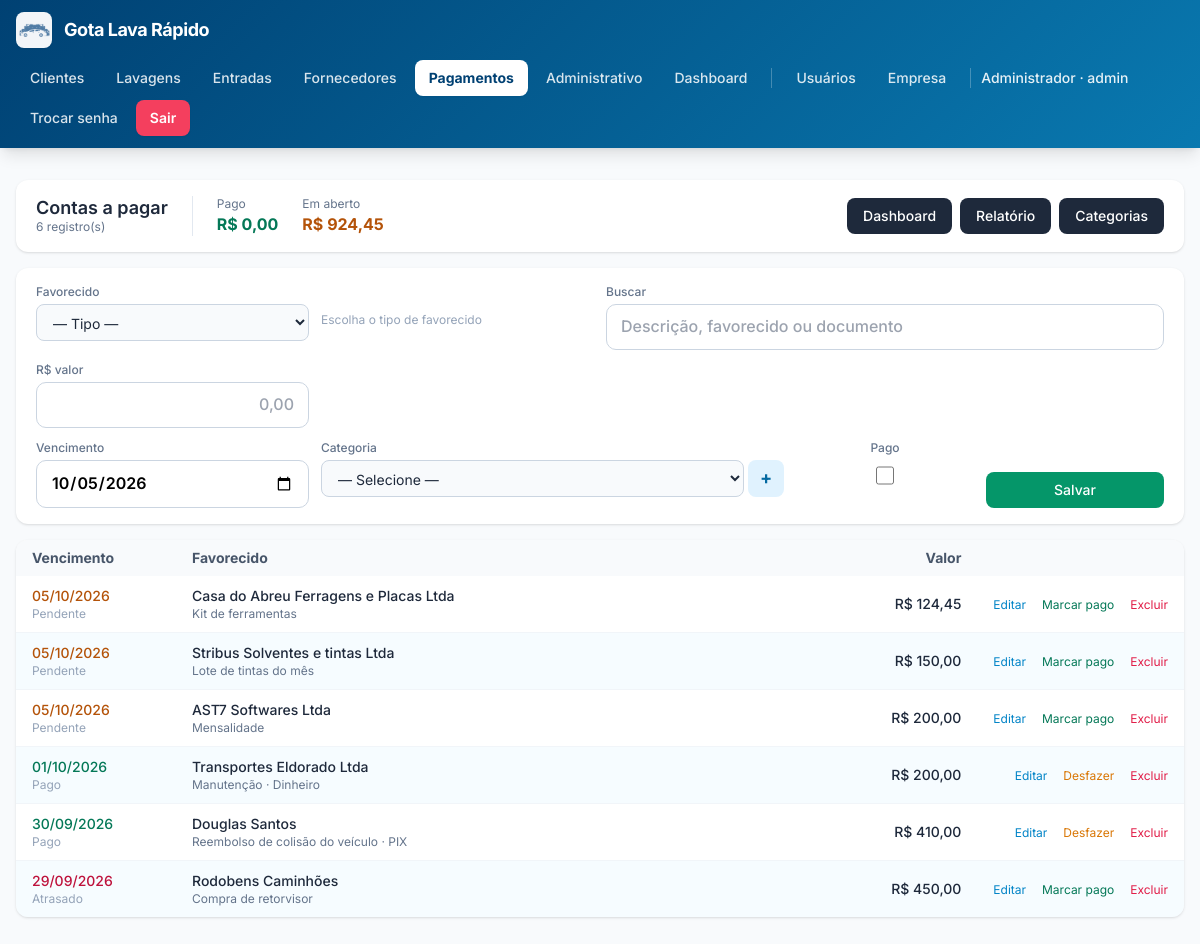
/pagamentos.php (signed in), run on an earlier commit of the app's database.
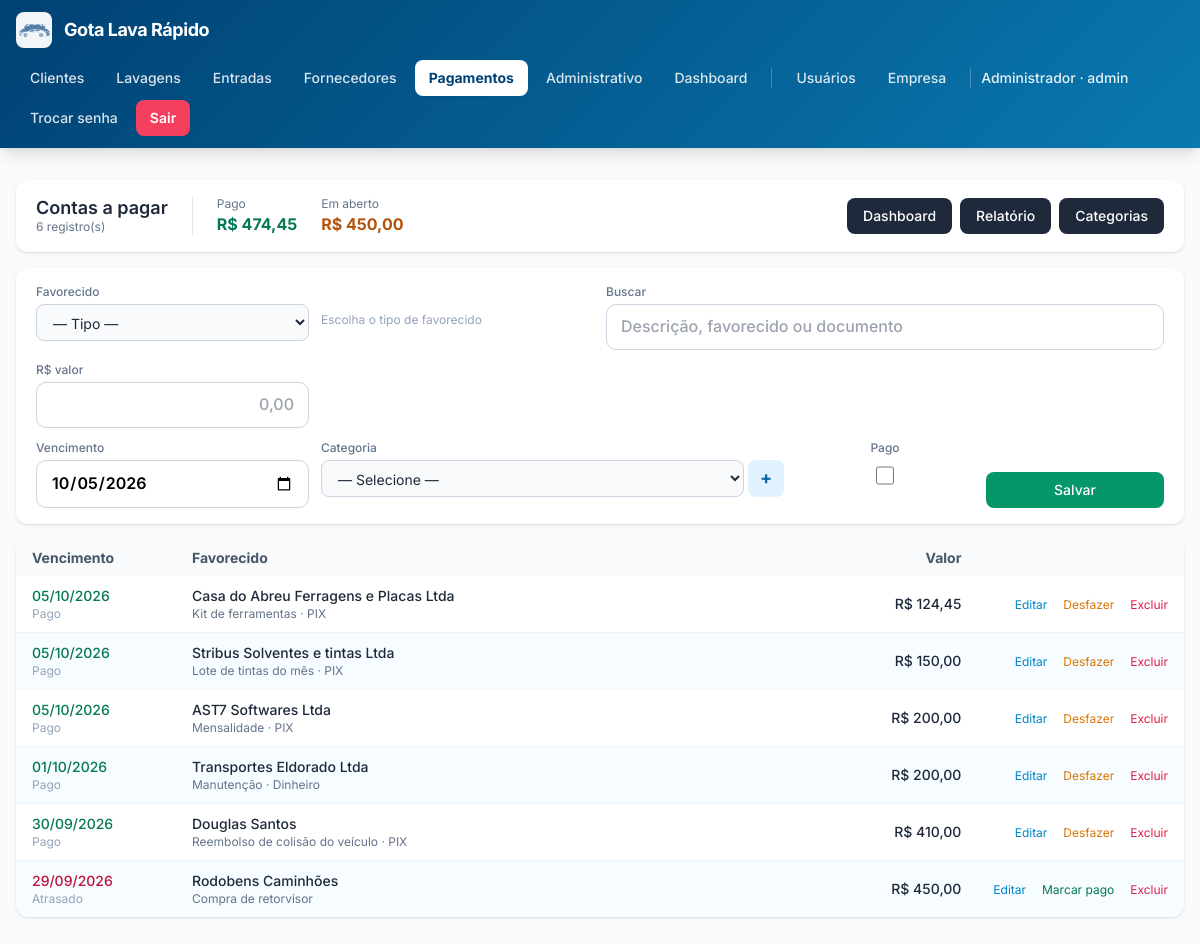
And on a later commit of the database.
### tables this page shows
CREATE TABLE empresa (
                id INTEGER PRIMARY KEY CHECK (id = 1),
                razao_social  TEXT NOT NULL DEFAULT '',
                nome_fantasia TEXT NOT NULL DEFAULT '',
                cnpj          TEXT NOT NULL DEFAULT '',
                inscricao_estadual TEXT NOT NULL DEFAULT '',
                email         TEXT NOT NULL DEFAULT '',
                telefone      TEXT NOT NULL DEFAULT '',
                celular       TEXT NOT NULL DEFAULT '',
                cep           TEXT NOT NULL DEFAULT '',
                endereco      TEXT NOT NULL DEFAULT '',
                numero        TEXT NOT NULL DEFAULT '',
                complemento   TEXT NOT NULL DEFAULT '',
                bairro        TEXT NOT NULL DEFAULT '',
                cidade        TEXT NOT NULL DEFAULT '',
                uf            TEXT NOT NULL DEFAULT '',
                logo_path     TEXT NOT NULL DEFAULT '',
                atualizado_em TEXT NOT NULL DEFAULT (datetime('now','localtime'))
            );

CREATE TABLE usuarios (
        id INTEGER PRIMARY KEY AUTOINCREMENT,
        email TEXT NOT NULL UNIQUE,
        senha_hash TEXT NOT NULL,
        is_admin INTEGER NOT NULL DEFAULT 0,
        precisa_trocar_senha INTEGER NOT NULL DEFAULT 1,
        ativo INTEGER NOT NULL DEFAULT 1,
        criado_em TEXT NOT NULL DEFAULT (datetime('now','localtime'))
    , nome TEXT NOT NULL DEFAULT '', cpf TEXT NOT NULL DEFAULT '', celular TEXT NOT NULL DEFAULT '');

CREATE TABLE pagamentos_despesas (
            id INTEGER PRIMARY KEY AUTOINCREMENT,
            tipo_pessoa TEXT NOT NULL DEFAULT 'avulso',
            pessoa_id INTEGER,
            pessoa_nome TEXT NOT NULL DEFAULT '',
            categoria_id INTEGER NOT NULL,
            descricao TEXT NOT NULL DEFAULT '',
            documento TEXT NOT NULL DEFAULT '',
            valor_centavos INTEGER NOT NULL DEFAULT 0,
            data_vencimento TEXT NOT NULL,
            data_pagamento TEXT NOT NULL DEFAULT '',
            forma_pagamento TEXT NOT NULL DEFAULT '',
            observacoes TEXT NOT NULL DEFAULT '',
            criado_por INTEGER,
            criado_em TEXT NOT NULL DEFAULT (datetime('now','localtime')),
            atualizado_em TEXT NOT NULL DEFAULT (datetime('now','localtime'))
        );

### config.php (called while the page is built, shortened)
<?php
function db(): PDO {
    static $pdo = null;
    if ($pdo === null) {
        $pdo = new PDO('sqlite:' . DB_PATH, null, null, [
            PDO::ATTR_ERRMODE            => PDO::ERRMODE_EXCEPTION,
            PDO::ATTR_DEFAULT_FETCH_MODE => PDO::FETCH_ASSOC,
        ]);
        $pdo->exec('PRAGMA foreign_keys = ON');
        $pdo->exec('PRAGMA journal_mode = WAL');
    }
    return $pdo;
}
require_once APP_ROOT . '/functions.php';

### functions.php (called while the page is built, shortened)
<?php
function e(?string $s): string {
    return htmlspecialchars((string)$s, ENT_QUOTES, 'UTF-8');
}
function usuario_logado(): ?array {
    $stmt = db()->prepare('SELECT id, email, is_admin, precisa_trocar_senha, ativo FROM usuarios WHERE id = ?');
    $stmt->execute([$_SESSION['usuario_id']]);
    $u = $stmt->fetch();
    return $u;
}
function empresa(): array {
    static $cache = null;
    if ($cache !== null) return $cache;
    $pdo = db();
    $existe = $pdo->query(
        "SELECT name FROM sqlite_master WHERE type='table' AND name='empresa'"
    )->fetchColumn();
    if (!$existe) {
        $pdo->exec("
            CREATE TABLE empresa (
                id INTEGER PRIMARY KEY CHECK (id = 1),
                razao_social  TEXT NOT NULL DEFAULT '',
                nome_fantasia TEXT NOT NULL DEFAULT '',
                cnpj          TEXT NOT NULL DEFAULT '',
                inscricao_estadual TEXT NOT NULL DEFAULT '',
                email         TEXT NOT NULL DEFAULT '',
                telefone      TEXT NOT NULL DEFAULT '',
                celular       TEXT NOT NULL DEFAULT '',
                cep           TEXT NOT NULL DEFAULT '',
                endereco      TEXT NOT NULL DEFAULT '',
                numero        TEXT NOT NULL DEFAULT '',
                complemento   TEXT NOT NULL DEFAULT '',
                bairro        TEXT NOT NULL DEFAULT '',
                cidade        TEXT NOT NULL DEFAULT '',
                uf            TEXT NOT NULL DEFAULT '',
                logo_path     TEXT NOT NULL DEFAULT '',
                atualizado_em TEXT NOT NULL DEFAULT (datetime('now','localtime'))
            )
        ");
        $pdo->exec("INSERT INTO empresa (id) VALUES (1)");
    } else {
        $pdo->exec("INSERT OR IGNORE INTO empresa (id) VALUES (1)");
    }
    $cache = $pdo->query('SELECT * FROM empresa WHERE id = 1')->fetch() ?: [];
    return $cache;
}
function empresa_logo_url(): ?string {
    $e = empresa();
    $abs = APP_ROOT . '/' . $e['logo_path'];
    return $e['logo_path'] . '?v=' . filemtime($abs);
}
function centavos_para_moeda(int $c): string {
    return number_format($c / 100, 2, ',', '.');
}
function centavos_para_moeda_brl(int $c): string {
    return 'R$ ' . centavos_para_moeda($c);
}
function formas_pagamento(): array {
    return [
        'PIX'      => 'PIX',
        'CREDITO'  => 'Crédito',
        'DEBITO'   => 'Débito',
        'DINHEIRO' => 'Dinheiro',
        'OUTRO'    => 'Outro',
    ];
}
function status_pagamento(array $p): string {
    if (!empty($p['data_pagamento'])) return 'pago';
    $hoje = date('Y-m-d');
    return $p['data_vencimento'] < $hoje ? 'atrasado' : 'pendente';
}

### pagamentos.php (the view, shortened to what the rows shown need)
<?php
require_once __DIR__ . '/config.php';
$formas = formas_pagamento();
$pagamentos = db()->query("
    SELECT p.id, p.data_vencimento, p.data_pagamento, p.forma_pagamento,
           p.tipo_pessoa, p.pessoa_nome, p.valor_centavos,
           p.descricao
    FROM pagamentos_despesas p
    ORDER BY p.data_vencimento DESC, p.id DESC
    LIMIT 200
")->fetchAll();
require __DIR__ . '/header.php';
?>
<div class="bg-white rounded-xl shadow px-5 py-4 mb-4 flex flex-wrap items-center justify-between gap-4">
  <div class="flex items-center gap-6">
    <div>
      <h1 class="text-lg font-semibold leading-tight">Contas a pagar</h1>
    </div>
  </div>
</div>
<div class="bg-white rounded-xl shadow overflow-hidden">
  <div class="overflow-x-auto">
    <table class="min-w-full text-sm">
      <thead class="bg-slate-50 text-slate-600">
        <tr>
          <th class="text-left px-4 py-2 w-40">Vencimento</th>
          <th class="text-left px-4 py-2">Favorecido</th>
          <th class="text-right px-4 py-2 w-40">Valor</th>
          <th class="px-4 py-2 w-48"></th>
        </tr>
      </thead>
      <tbody class="divide-y divide-slate-100">
      <?php if (!$pagamentos): ?>
        <tr><td colspan="4" class="px-4 py-10 text-center text-slate-400">
          Nenhum pagamento cadastrado ainda. Use o formulário acima para começar.
        </td></tr>
      <?php else: foreach ($pagamentos as $p):
        $st = status_pagamento($p);
        $cor = $st === 'pago' ? 'text-emerald-700'
             : ($st === 'atrasado' ? 'text-rose-700' : 'text-amber-700');
        $lbl = $st === 'pago' ? 'Pago' : ($st === 'atrasado' ? 'Atrasado' : 'Pendente');
      ?>
        <tr class="hover:bg-slate-50">
          <td class="px-4 py-2.5 whitespace-nowrap">
            <div class="font-medium <?= $cor ?>"><?= e(date('d/m/Y', strtotime($p['data_vencimento']))) ?></div>
            <div class="text-xs text-slate-400"><?= e($lbl) ?></div>
          </td>
          <td class="px-4 py-2.5">
            <div class="font-medium"><?= e($p['pessoa_nome'] ?: '—') ?></div>
            <div class="text-xs text-slate-500 truncate">
              <?= e($p['descricao']) ?>
              <?php if ($p['forma_pagamento']): ?>
                · <?= e($formas[$p['forma_pagamento']] ?? $p['forma_pagamento']) ?>
              <?php endif; ?>
            </div>
          </td>
          <td class="px-4 py-2.5 text-right font-medium whitespace-nowrap">
            <?= e(centavos_para_moeda_brl((int)$p['valor_centavos'])) ?>
          </td>
          <td class="px-4 py-2.5 text-right whitespace-nowrap">
            <a href="pagamento_form.php?id=<?= (int)$p['id'] ?>"
               class="text-sky-600 hover:underline text-xs mr-3">Editar</a>
            <?php if ($p['data_pagamento']): ?>
              <form method="post" class="inline">
                <button class="text-amber-600 hover:underline text-xs mr-3"
                        onclick="return confirm('Desfazer o pagamento?')">Desfazer</button>
              </form>
            <?php else: ?>
              <button type="button"
                      class="btn-marcar-pago text-emerald-700 hover:underline text-xs mr-3"
                      data-id="<?= (int)$p['id'] ?>"
                      data-desc="<?= e($p['descricao']) ?>"
                      data-valor="<?= e(centavos_para_moeda_brl((int)$p['valor_centavos'])) ?>">
                Marcar pago
              </button>
            <?php endif; ?>
            <form method="post" class="inline"
                  onsubmit="return confirm('Excluir este pagamento?');">
              <button class="text-rose-600 hover:underline text-xs">Excluir</button>
            </form>
          </td>
        </tr>
      <?php endforeach; endif; ?>
      </tbody>
    </table>
  </div>
</div>
<?php require __DIR__ . '/footer.php'; ?>

### header.php (shortened to what the rows shown need)
<?php
$u      = usuario_logado();
$__emp  = [];
$__logo = null;
try {
    $__emp  = empresa();
    $__logo = empresa_logo_url();
} catch (Throwable $e) {
    $__emp = []; $__logo = null;
}
$__nome = $__emp['nome_fantasia'] ?? '';
$nomeTopo = '';
$atual    = basename($_SERVER['PHP_SELF'] ?? '');
if ($u) {
    $nomeTopo = $u['email'];
    try {
        $st = db()->prepare('SELECT nome FROM usuarios WHERE id = ?');
        $st->execute([(int)$_SESSION['usuario_id']]);
        $n = $st->fetchColumn();
        if ($n) $nomeTopo = $n;
    } catch (Throwable $e) { }
}
function menu_cls(string $href, array $arquivos, string $atual): string {
    $ativo = ($atual === $href) || in_array($atual, $arquivos, true);
    return $ativo
        ? 'px-3.5 py-2 rounded-lg bg-white text-brand-700 font-bold shadow-sm'
        : 'px-3.5 py-2 rounded-lg text-white/85 hover:text-white hover:bg-white/15 transition font-medium';
}
?>
<!DOCTYPE html>
<html lang="pt-BR" class="h-full">
<head>
<script src="https://cdn.tailwindcss.com"></script>
</head>
<body class="h-full bg-slate-50 text-slate-800 antialiased">
<?php if ($u): ?>
<nav class="sticky top-0 z-40 text-white shadow-lg"
     style="background: linear-gradient(135deg, #004173 0%, #0979b0 100%);">
  <div class="max-w-7xl mx-auto px-4 py-3 flex flex-wrap items-center justify-between gap-3">
    <a href="dashboard.php" class="flex items-center gap-3 font-bold tracking-tight text-lg">
      <?php if ($__logo): ?>
        <img src="<?= e($__logo) ?>" alt="Logo"
             class="h-9 w-9 object-contain bg-white/95 rounded-lg p-0.5 shadow-sm">
      <?php endif; ?>
      <span><?= e($__nome) ?></span>
    </a>
    <div class="flex items-center gap-1 text-sm flex-wrap">
      <a href="clientes.php"     class="<?= menu_cls('clientes.php',     ['cliente_form.php'], $atual) ?>">Clientes</a>
      <a href="lavagens.php"     class="<?= menu_cls('lavagens.php',     ['lavagem_form.php'], $atual) ?>">Lavagens</a>
      <a href="entradas.php"     class="<?= menu_cls('entradas.php',     ['entrada_lavagem.php'], $atual) ?>">Entradas</a>
      <a href="fornecedores.php" class="<?= menu_cls('fornecedores.php', ['fornecedor_form.php'], $atual) ?>">Fornecedores</a>
      <a href="pagamentos.php"   class="<?= menu_cls('pagamentos.php',   [
            'pagamento_form.php', 'dashboard_pagamentos.php',
            'relatorio_pagamentos.php', 'categorias_pagamento.php',
         ], $atual) ?>">Pagamentos</a>
      <a href="administrativo.php" class="<?= menu_cls('administrativo.php', [], $atual) ?>">Administrativo</a>
      <a href="dashboard_operacional.php" class="<?= menu_cls('dashboard_operacional.php', [], $atual) ?>">Dashboard</a>
      <?php if ($u['is_admin']): ?>
        <a href="usuarios.php" class="<?= menu_cls('usuarios.php', ['usuario_form.php','usuario_senha_gerada.php'], $atual) ?>">Usuários</a>
        <a href="empresa.php"  class="<?= menu_cls('empresa.php',  [], $atual) ?>">Empresa</a>
      <?php endif; ?>
      <span class="hidden md:inline text-white/90 font-medium">
        <?= e($nomeTopo) ?><?= $u['is_admin'] ? ' · admin' : '' ?>
      </span>
      <a href="trocar_senha.php" class="px-3.5 py-2 rounded-lg text-white/85 hover:text-white hover:bg-white/15 transition font-medium">Trocar senha</a>
      <a href="logout.php"       class="px-3.5 py-2 rounded-lg bg-rose-500 hover:bg-rose-600 text-white font-semibold transition shadow-sm">Sair</a>
    </div>
  </div>
</nav>
<?php endif; ?>
<main class="max-w-7xl mx-auto px-4 py-6 sm:py-8">

What changed in the data, as far as the page shows it:
changed pagamentos_despesas "Casa do Abreu Ferragens e Placas Ltda": data_pagamento "Pendente" → "Pago"; forma_pagamento (not shown) → "PIX"; data_pagamento "Marcar pago" → "Desfazer"
changed pagamentos_despesas "Stribus Solventes e tintas Ltda": data_pagamento "Pendente" → "Pago"; forma_pagamento (not shown) → "PIX"; data_pagamento "Marcar pago" → "Desfazer"
changed pagamentos_despesas "AST7 Softwares Ltda": data_pagamento "Pendente" → "Pago"; forma_pagamento (not shown) → "PIX"; data_pagamento "Marcar pago" → "Desfazer"
Also different on the page:
centavos_para_moeda_brl($pagoMes): "R$ 0,00" → "R$ 474,45"
centavos_para_moeda_brl($aberto): "R$ 924,45" → "R$ 450,00"
